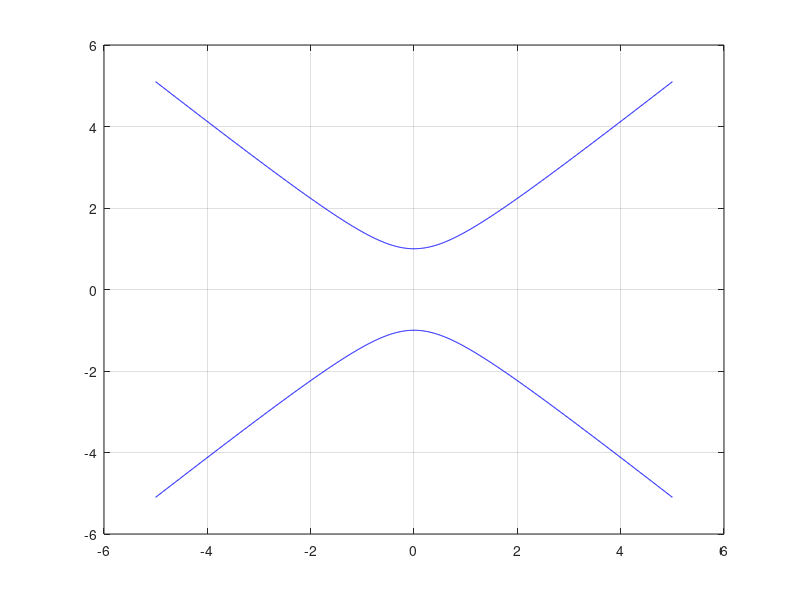

Reproduce this figure in MATLAB.
%P5_2 using plot function to plot a hyperbola

b = 1;a = 1;
x = -5:0.01:5;

y_1 = sqrt((b^2)*(1 + x.^2/a^2));   % upper half
y_2 = -sqrt((b^2)*(1 + x.^2/a^2));  % lower half

plot(x,y_1,'b',x,y_2,'b');  % 'b' is for colour blue, can also give RGB values in an array [r,g,b]
grid on